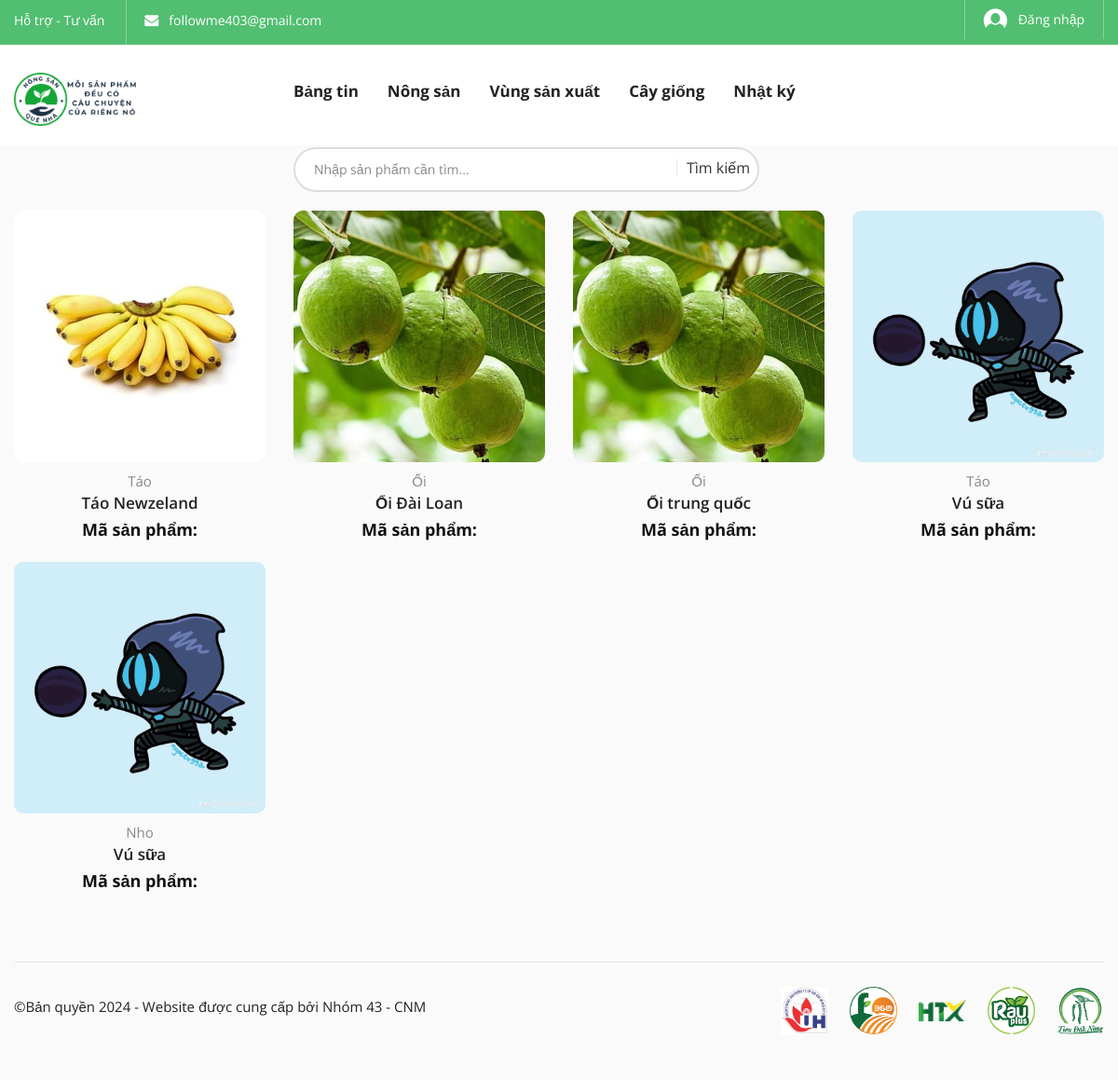
The page /sanpham.php on the database as committed earlier.
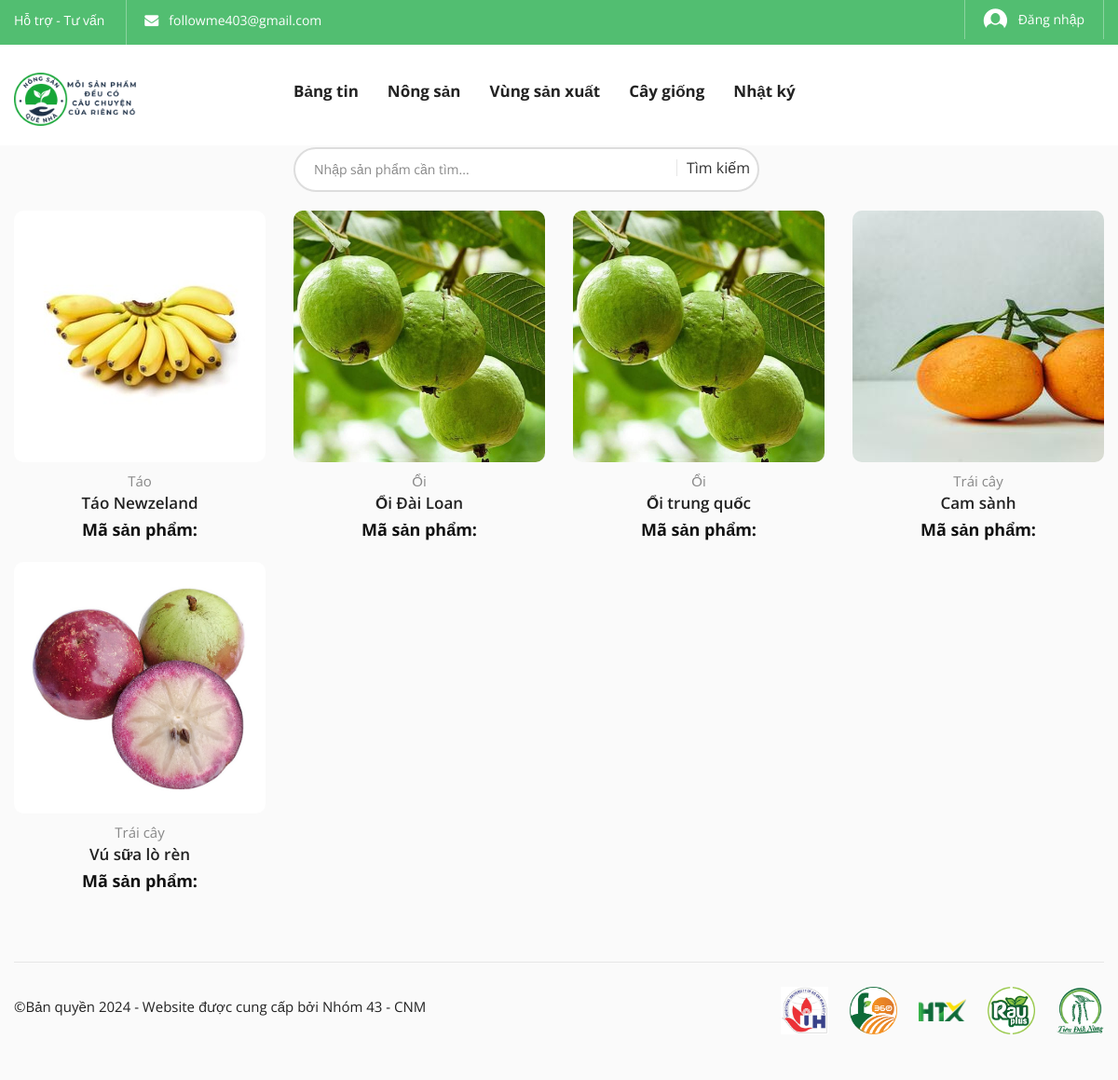
The same page on the database as committed later.
### tables this page shows
CREATE TABLE `header_info` (
  `id` int(10) NOT NULL,
  `email` varchar(30) NOT NULL,
  `tweeter` varchar(500) NOT NULL,
  `fb_link` varchar(500) NOT NULL,
  `pinterest` varchar(500) NOT NULL,
  `phone` varchar(20) NOT NULL
);

CREATE TABLE `sanpham` (
  `id_sp` int(11) NOT NULL,
  `taikhoan` int(11) NOT NULL,
  `danhmuc` int(11) NOT NULL,
  `caygiong` int(11) NOT NULL,
  `vungsanxuat` int(11) NOT NULL,
  `tensanpham` varchar(255) NOT NULL,
  `mavach` varchar(50) NOT NULL,
  `hinhanh` varchar(255) DEFAULT NULL,
  `gia` varchar(100) DEFAULT NULL,
  `xuatxu` varchar(255) DEFAULT NULL,
  `maqr` varchar(255) DEFAULT NULL,
  `mota` text,
  `congdung` text,
  `hdsd` text,
  `dieukienbaoquan` varchar(255) DEFAULT NULL,
  `ngaytao` timestamp NOT NULL DEFAULT CURRENT_TIMESTAMP,
  `trangthai` enum('dangchoxetduyet','daxetduyet','tuchoi') NOT NULL DEFAULT 'dangchoxetduyet'
);

CREATE TABLE `danhmuc` (
  `id_dm` int(11) NOT NULL,
  `tendanhmuc` varchar(100) NOT NULL,
  `trangthai` enum('hoatdong','khonghoatdong','','') NOT NULL DEFAULT 'hoatdong',
  `ngaytao` timestamp NOT NULL DEFAULT CURRENT_TIMESTAMP
);

### admin/class/adminback.php (called while the page is built, shortened)
<?php
class  adminback
{
    private $connection;
    function __construct()
    {
        $dbhost = "localhost";
        $dbuser = "tien123";
        $dbpass = "123456";
        $dbname = "nongsanquenha";
        $this->connection = mysqli_connect($dbhost, $dbuser, $dbpass, $dbname);
        mysqli_set_charset($this->connection,'UTF8');
    }
    function display_cataByID($id)
    {
        $query = "SELECT * FROM `danhmuc` WHERE id_dm = $id";
        if (mysqli_query($this->connection, $query)) {
            $cata_info = mysqli_query($this->connection, $query);
            return mysqli_fetch_assoc($cata_info);
        }
    }
    function view_all_product()
    {
        $query = "SELECT * FROM `sanpham` where trangthai = 'daxetduyet' ";
        if (mysqli_query($this->connection, $query)) {
            $pdt_info = mysqli_query($this->connection, $query);
            return $pdt_info;
        }
    }
    function display_links()
    {
        $query = "SELECT * FROM header_info";
        if (mysqli_query($this->connection, $query)) {
            $ctg_info = mysqli_query($this->connection, $query);
            return $ctg_info;
        }
    }
}

### sanpham.php (the view, shortened to what this page needs)
<?php
include_once("admin/class/adminback.php");
$obj = new adminback();
$pdt_info = $obj->view_all_product();
$pdt_datas = array();
while($pdt_ftecth = mysqli_fetch_assoc($pdt_info)){
            $pdt_datas[] = $pdt_ftecth;
}
?>
<?php
include_once("includes/head.php");
?>
<body class="biolife-body">
    <header id="header" class="header-area style-01 layout-03">
        <?php
        include_once("includes/header_top.php");
        ?>
        <?php
        include_once("includes/header_middle.php");
        ?>
        <?php
        include_once("includes/header_bottom.php");
        ?>
    </header>
    <div class="page-contain">
        <div id="main-content" class="main-content">
            <div class="container">
                <div class="product-category grid-style">
                    <div class="row">
                        <ul class="products-list">
                            <?php
                            foreach ($pdt_datas as $pdt_data) {
                                $tendm = $obj->display_cataByID($pdt_data['danhmuc']);
                            ?>
                                <li class="product-item col-lg-3 col-md-3 col-sm-4 col-xs-6">
                                    <div class="contain-product layout-default">
                                        <div class="product-thumb">
                                            <a href="chitietsanpham.php?id=<?php echo $pdt_data['id_sp'] ?>" class="link-to-product">
                                                <img style="border-radius: 10px;" src="admin/uploads/<?php echo $pdt_data['hinhanh'] ?>" alt="dd" width="270" height="270" class="product-thumnail">
                                            </a>
                                        </div>
                                        <div class="info">
                                        <b class="categories"> <?php echo $tendm['tendanhmuc'] ?> </b>
                                            <h4 class="product-title"><a href="chitietsanpham.php?id=<?php echo $pdt_data['id_sp'] ?>" class="pr-name"><?php echo $pdt_data['tensanpham'] ?></a></h4>
                                            <div class="price">
                                                <ins><span class="price-amount"><span class="currencySymbol">Mã sản phẩm: </span><?php echo $pdt_data['masanpham'] ?></span></ins>
                                            </div>
                                        </div>
                                    </div>
                                </li>
                            <?php } ?>
                        </ul>
                    </div>
                </div>
            </div>
        </div>
    </div>
    <?php
    include_once("includes/footer.php");
    ?>
</body>
</html>

### includes/head.php (shortened to what this page needs)
<!DOCTYPE html>
<html class="no-js" lang="en">
<head>
    <link rel="stylesheet" href="assets/css/bootstrap.min.css">
    <link rel="stylesheet" href="assets/css/animate.min.css">
    <link rel="stylesheet" href="assets/css/font-awesome.min.css">
    <link rel="stylesheet" href="assets/css/nice-select.css">
    <link rel="stylesheet" href="assets/css/slick.min.css">
    <link rel="stylesheet" href="assets/css/style3.css">
    <link rel="stylesheet" href="assets/css/main-color03-green.css">
</head>

### includes/header_top.php (shortened to what this page needs)
<?php
$obj= new adminback();
    $links = $obj->display_links();
?>
<div class="header-top bg-main hidden-xs">
            <div class="container">
                <div class="top-bar left">
                    <ul class="horizontal-menu">
                        <li><a href="#">Hỗ trợ - Tư vấn</a></li>
                        <?php
                        while( $link = mysqli_fetch_assoc($links)){?>
                        <li>
                            <p style="color:white" class="fa fa-envelope"></p><a href="" > &nbsp;
                           <?php  echo $link['email'];  ?>
                          </a></li>
                    </ul>
                </div>
                <div class="top-bar right">
                               <?php } ?>
                    <ul class="horizontal-menu">
                        <li><a href="dangnhap.php" class="login-link"><i class="biolife-icon icon-login"></i>
                        <?php
                        if(isset($_SESSION['username'])){
                            echo $_SESSION['username'];
                        }else{
                            echo "Đăng nhập";
                        }
                        ?>
                        </a></li>
                    </ul>
                </div>
            </div>
        </div>

### includes/header_middle.php (shortened to what this page needs)
<div class="header-middle biolife-sticky-object" style="background-color: #ffff;">
    <div class="container">
        <div class="row">
            <div class="col-lg-3 col-md-2 col-md-6 col-xs-6">
                <a href="index.php" class="biolife-logo">
                    <img src="admin/uploads/logo-test1.png" alt="biolife logo" width="135" height="36">
                </a>
            </div>
            <div class="col-lg-6 col-md-7 hidden-sm hidden-xs">
                <div class="primary-menu">
                    <ul class="menu biolife-menu clone-main-menu clone-primary-menu" id="primary-menu" data-menuname="main menu">
                        <li class="menu-item"><a href="index.php">Bảng tin</a></li>
                        <li class="menu-item"><a href="sanpham.php">Nông sản</a></li>
                        <li class="menu-item"><a href="vungsanxuat.php">Vùng sản xuất</a></li>
                        <li class="menu-item"><a href="vungsanxuat.php">Cây giống</a></li>
                        <li class="menu-item"><a href="vungsanxuat.php">Nhật ký</a></li>
                    </ul>
                </div>
            </div>
            <div class="col-lg-3 col-md-3 col-md-6 col-xs-6">
                <div class="biolife-cart-info">
                </div>
            </div>
        </div>
    </div>
</div>

### includes/header_bottom.php (shortened to what this page needs)
<?php
$obj = new adminback();
?>
<div class="header-bottom hidden-sm hidden-xs">
    <div class="container">
        <div class="row">
            <div class="col-lg-3 col-md-4">
            </div>
            <div class="col-lg-9 col-md-8 padding-top-2px">
                <?php
                include_once("search_bar.php")
                ?>
            </div>
        </div>
    </div>
</div>

### includes/search_bar.php
<div class="header-search-bar layout-01">
                            <form action="search_product.php" class="form-search" name="desktop-seacrh" method="get">
                                <input type="text" name="keyword" class="input-text"  placeholder="Nhập sản phẩm cần tìm...">
                                <input type="submit" class="btn-submit" value="Tìm kiếm" name="search" style="margin-top: 8px;font-size:16px;">
                            </form>
                        </div>

### includes/footer.php (shortened to what this page needs)
<footer id="footer" class="footer layout-03" style="padding-bottom: 20px;">
        <div class="footer-content background-footer-03" style="padding-top: 0px;">
            <div class="container">
                <div class="row">
                    <div class="col-xs-12">
                        <div class="separator sm-margin-top-62px xs-margin-top-40px"></div>
                    </div>
                    <div class="col-lg-6 col-sm-6 col-xs-12">
                       <div class="copy-right-text"><p>©Bản quyền 2024 - Website được cung cấp bởi Nhóm 43 - CNM</p></div>
                    </div>
                    <div class="col-lg-6 col-sm-6 col-xs-12">
                        <div class="payment-methods">
                            <ul>
                                <li><a href="#" class="payment-link"><img src="assets/images/Logo-IUH.jpg" width="51" height="36" alt=""></a></li>
                                <li><a href="#" class="payment-link"><img src="assets/images/logo-hhtt.png" width="51" height="36" alt=""></a></li>
                                <li><a href="#" class="payment-link"><img src="assets/images/logo-htxv.png" width="51" height="36" alt=""></a></li>
                                <li><a href="#" class="payment-link"><img src="assets/images/logo-rdlt.png" width="51" height="36" alt=""></a></li>
                                <li><a href="#" class="payment-link"><img src="assets/images/logo-tdkn.png" width="51" height="36" alt=""></a></li>
                            </ul>
                        </div>
                    </div>
                </div>
            </div>
        </div>
    </footer>

### assets/css/main-color03-green.css (style rules this page uses)
.bg-main, .testml-elem-2, .btn.btn-thin:hover, .service-inner.style-02 .number, .biof-loading-center-absolute .dot, .biolife-service__type02 .foot-area, .biolife-tweet-item .tw-head .icon i, .biolife-social.circle-hover ul li a:hover, .footer.layout-02 .copy-rights-contain, .tab-head__default .tab-element .tab-link::before, .header-top .top-bar .social-list.circle-layout a:hover, .biolife-banner__grid:not(.type-02) .banner-contain .cat-name::before, .slider-opt04__layout01.light-version .buttons .btn.btn-bold:not(:hover), .biolife-banner__style-05 .btn-shopnow, .biolife-banner__style-06 .btn-shopnow, .biolife-banner__style-07 .btn-shopnow, .style-bottom-info.layout-02 .thumbnail .post-date, .style-bottom-info.layout-03 .thumbnail .post-date, .tab-head__icon-top-layout a::after, .slider-opt03__layout01.mode-03 .buttons .btn.btn-bold:not(:hover), .biolife-banner__special-02 .product-detail .add-to-cart-btn:not(:hover), .contain-product__right-info-layout3 .buttons .add-to-cart-btn:not(:hover), .contain-product__deal-layout .slide-down-box .buttons .add-to-cart-btn, .biolife-banner__special .product-detail .add-to-cart-btn, .post-item .group-buttons .count-number:hover .number, .post-item .post-content .btn.readmore:hover, .post-comments .form-row.last-btns .btn-sumit, .style-bottom-info.layout-03 .post-meta .liked .number, .single-post-contain .post-foot .socials-connection .social-list li a:hover, .wgt-twitter-item .detail .viewall a:hover::before, .biolife-carousel .slick-dots li.slick-active button, .btn.btn-bold:not(:hover), .contact-form-container .form-row .btn-submit, .login-on-checkout .form-row button, .minicart-block.layout-02 .icon-contain .btn-to-cart, .checkout-progress-wrap .checkout-act.active .title-box .number, .biolife-progress-bar .progress .progress-bar, .shpcart-subtotal-block .btn-checkout .btn, .shopping-cart-container table td.wrap-btn-control .btn, .review-form-wrapper .form-row button[type=submit], .header-area.layout-01 .mobile-search .open-searchbox, .product-tabs.single-layout .tab-head .tabs li a::before, .sumary-product .action-form .buttons .pull-row .btn:hover::before, .sumary-product .action-form .buttons .pull-row .btn:hover::after, .biolife-panigations-block ul li a:hover, .biolife-panigations-block ul li .current-page, .pr-detail-layout .info .buttons .add-to-cart-btn, .contain-product.layout-default .slide-down-box .buttons .add-to-cart-btn, .sidebar .price-filter .frm-contain .f-item .btn-submit, .newsletter-block .form-content .bnt-submit, .mobile-search .mobile-search-content .btn-submit, .vertical-category-block .block-title, .biolife-banner__promotion3 .product-detail .add-to-cart-btn, .biolife-banner__grid .banner-contain .cat-name::before, .biolife-cart-info .minicart-block .btn-control .view-cart, .sumary-product .action-form .buttons .add-to-cart-btn, .service-inner.color-reverse .number, .content-404 .button, .biolife-cart-info .icon-qty-combine .qty { background-color: #1aaa43bf; }

### includes/head.php (style rules this page uses)
body { font-family: "Open Sans", sans-serif; }

### includes/header_middle.php (style rules this page uses)
.primary-menu ul li a { text-decoration: none; }
.primary-menu .menu .menu-item a { font-weight: bold; }

Rows that differ between the two databases and show on the page:
no longer on this page (row edited): sanpham: hinhanh (picture), danhmuc.tendanhmuc "Táo", tensanpham "Vú sữa"
no longer on this page (row edited): sanpham: hinhanh (picture), danhmuc.tendanhmuc "Nho", tensanpham "Vú sữa"
added sanpham: hinhanh (picture), danhmuc.tendanhmuc "Trái cây", tensanpham "Cam sành"
added sanpham: hinhanh (picture), danhmuc.tendanhmuc "Trái cây", tensanpham "Vú sữa lò rèn"
